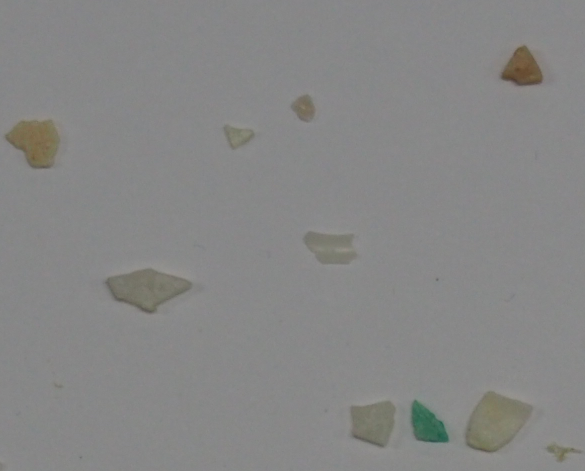
#> input picture data/FRA.png, 1170 x 942 px (shown at 1/2 size)
$ jupyter execute VC_P3_T2.ipynb
#> lines starting #> are read from the running program, lines starting #| are printed output that depends on the picture; after the words box and inside, x2 and y2 are one past the last pixel; in counts of white or black regions, pixels touching at a corner belong together
# Tarea 2

[cell 1]
# Import necessary libraries
import cv2
import numpy as np
import pandas as pd
import matplotlib.pyplot as plt

from sklearn.metrics import confusion_matrix, classification_report

# For visualization
import seaborn as sns

## Load and Preprocess Images:

[cell 2]
# Load the images
# img_fragments = cv2.imread('data/fragment-03-olympus-10-01-2020.JPG')
# img_pellets = cv2.imread('data/pellet-03-olympus-10-01-2020.JPG')
# img_tar = cv2.imread('tdata/ar-03-olympus-10-01-2020.JPG')

img_fragments = cv2.imread('data/FRA.png')
#> img_fragments is the input picture: shape (942, 1170, 3); mean B, G, R 133.5, 134.2, 134.1
img_pellets = cv2.imread('data/PEL.png')
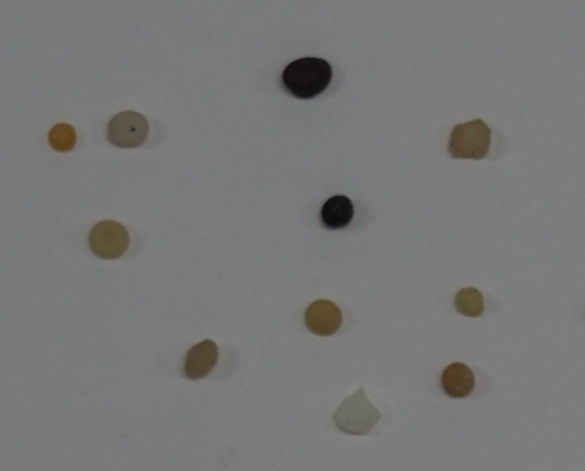
#> input picture data/PEL.png, 1170 x 942 px (shown at 1/2 size)
#> img_pellets is the input picture: shape (942, 1170, 3); mean B, G, R 119.2, 119.7, 119.4
img_tar = cv2.imread('data/TAR.png')
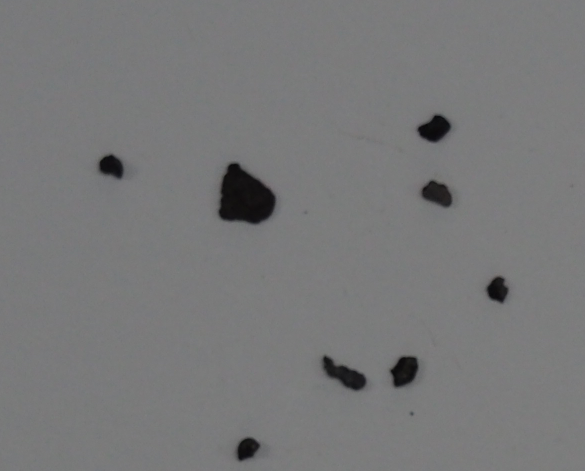
#> input picture data/TAR.png, 1170 x 942 px (shown at 1/2 size)
#> img_tar is the input picture: shape (942, 1170, 3); mean B, G, R 120.5, 119.9, 119.7

# Display the images
plt.figure(figsize=(20,10))
plt.subplot(131)
plt.imshow(cv2.cvtColor(img_fragments, cv2.COLOR_BGR2RGB))
plt.title('Fragments')
plt.subplot(132)
plt.imshow(cv2.cvtColor(img_pellets, cv2.COLOR_BGR2RGB))
plt.title('Pellets')
plt.subplot(133)
plt.imshow(cv2.cvtColor(img_tar, cv2.COLOR_BGR2RGB))
plt.title('Tar')
plt.show()

# Convert images to grayscale
gray_fragments = cv2.cvtColor(img_fragments, cv2.COLOR_BGR2GRAY)
gray_pellets = cv2.cvtColor(img_pellets, cv2.COLOR_BGR2GRAY)
gray_tar = cv2.cvtColor(img_tar, cv2.COLOR_BGR2GRAY)

[cell 3]
# Gaussian Blur to reduce noise and improve thresholding
blur_fragments = cv2.GaussianBlur(gray_fragments, (3, 3), sigmaX=1.0)
blur_pellets = cv2.GaussianBlur(gray_pellets, (3, 3), sigmaX=1.0)
blur_tar = cv2.GaussianBlur(gray_tar, (3, 3), sigmaX=1.0)

### Morphological Opening:

[cell 4]
# Define a kernel for morphological operations
kernel = np.ones((3, 3), np.uint8)

# Apply opening to remove small objects and noise
opening_fragments = cv2.morphologyEx(blur_fragments, cv2.MORPH_OPEN, kernel, iterations=2)
opening_pellets = cv2.morphologyEx(blur_pellets, cv2.MORPH_OPEN, kernel, iterations=2)
opening_tar = cv2.morphologyEx(blur_tar, cv2.MORPH_OPEN, kernel, iterations=2)

# Print the opened images
plt.figure(figsize=(20, 20))
plt.subplot(131)
plt.imshow(opening_fragments, cmap='gray')
plt.title('Opened Fragments')
plt.subplot(132)
plt.imshow(opening_pellets, cmap='gray')
plt.title('Opened Pellets')
plt.subplot(133)
plt.imshow(opening_tar, cmap='gray')
plt.title('Opened Tar')
plt.show()

### Thresholding and Inversion:

[cell 5]
# Apply Otsu's thresholding
_, thresh_fragments = cv2.threshold(opening_fragments, 0, 255, cv2.THRESH_BINARY + cv2.THRESH_OTSU)
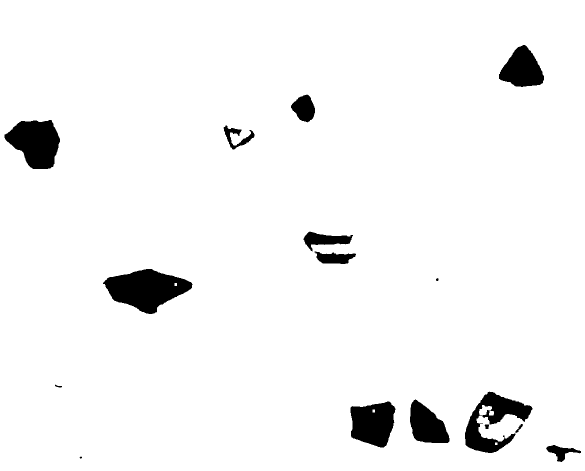
#> thresh_fragments: shape (942, 1170) (shown at 1/2 size); 95.7% white; 16 black regions (1 under 20 px), largest, box (x1, y1, x2, y2) and area: (206, 538, 385, 628) 9602, (9, 240, 120, 338) 7485, (930, 783, 1065, 906) 6966
_, thresh_pellets = cv2.threshold(opening_pellets, 0, 255, cv2.THRESH_BINARY + cv2.THRESH_OTSU)
#> thresh_pellets: shape (942, 1170); 96% white; 11 black regions, largest, box (x1, y1, x2, y2) and area: (558, 112, 666, 200) 7403, (897, 238, 982, 319) 5409, (178, 441, 258, 518) 4844
_, thresh_tar = cv2.threshold(opening_tar, 0, 255, cv2.THRESH_BINARY + cv2.THRESH_OTSU)
#> thresh_tar: shape (942, 1170); 97.7% white; 8 black regions, largest, box (x1, y1, x2, y2) and area: (437, 326, 552, 448) 9902, (645, 712, 733, 781) 2927, (780, 713, 837, 775) 2534

# Invert images (particles should be white)
thresh_fragments = cv2.bitwise_not(thresh_fragments)
thresh_pellets = cv2.bitwise_not(thresh_pellets)
thresh_tar = cv2.bitwise_not(thresh_tar)
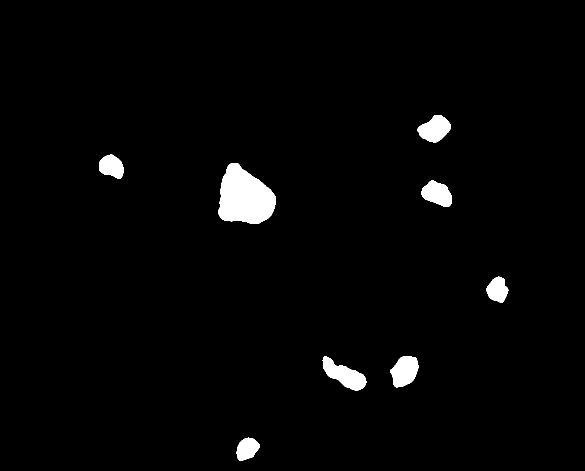
#> thresh_tar: shape (942, 1170) (shown at 1/2 size); 2.3% white; 8 white regions

# Print the thresholded and inverted images
plt.figure(figsize=(20, 20))
plt.subplot(131)
plt.imshow(thresh_fragments, cmap='gray')
plt.title('Thresholded Fragments')
plt.subplot(132)
plt.imshow(thresh_pellets, cmap='gray')
plt.title('Thresholded Pellets')
plt.subplot(133)
plt.imshow(thresh_tar, cmap='gray')
plt.title('Thresholded Tar')
plt.show()

### Contour Detection:

[cell 6]
# Find contours for each image
contours_fragments, _ = cv2.findContours(thresh_fragments, cv2.RETR_EXTERNAL, cv2.CHAIN_APPROX_SIMPLE)
#> contours_fragments = 16 contours, 2 with area under 20; largest, box (x1, y1, x2, y2) and area: (206, 538, 385, 628) 9435, (9, 240, 120, 338) 7330, (930, 783, 1065, 906) 7098, (701, 803, 791, 895) 6142, (998, 90, 1088, 174) 4772
contours_pellets, _ = cv2.findContours(thresh_pellets, cv2.RETR_EXTERNAL, cv2.CHAIN_APPROX_SIMPLE)
#> contours_pellets = 11 contours; largest, box (x1, y1, x2, y2) and area: (558, 112, 666, 200) 7262, (897, 238, 982, 319) 5284, (178, 441, 258, 518) 4730, (215, 222, 296, 296) 4689, (609, 599, 684, 671) 4138
contours_tar, _ = cv2.findContours(thresh_tar, cv2.RETR_EXTERNAL, cv2.CHAIN_APPROX_SIMPLE)
#> contours_tar = 8 contours; box (x1, y1, x2, y2) and area: (437, 326, 552, 448) 9728, (645, 712, 733, 781) 2817, (780, 713, 837, 775) 2448, (835, 230, 902, 285) 2332, (843, 361, 904, 414) 2109, (198, 309, 247, 358) 1660, (973, 553, 1017, 606) 1520, (473, 875, 520, 922) 1462

[cell 7]
# Set a minimum area threshold to filter out noise
min_area = 600
max_area = 20000

# Filter contours based on area
filtered_fragments = [cnt for cnt in contours_fragments if cv2.contourArea(cnt) > min_area and cv2.contourArea(cnt) < max_area]
#> filtered_fragments = 11 contours; largest, box (x1, y1, x2, y2) and area: (206, 538, 385, 628) 9435, (9, 240, 120, 338) 7330, (930, 783, 1065, 906) 7098, (701, 803, 791, 895) 6142, (998, 90, 1088, 174) 4772
filtered_pellets = [cnt for cnt in contours_pellets if cv2.contourArea(cnt) > min_area and cv2.contourArea(cnt) < max_area]
#> filtered_pellets = 10 contours; largest, box (x1, y1, x2, y2) and area: (558, 112, 666, 200) 7262, (897, 238, 982, 319) 5284, (178, 441, 258, 518) 4730, (215, 222, 296, 296) 4689, (609, 599, 684, 671) 4138
filtered_tar = [cnt for cnt in contours_tar if cv2.contourArea(cnt) > min_area and cv2.contourArea(cnt) < max_area]
#> filtered_tar has the same summary as contours_tar

# Print the number of contours before and after filtering
print('Number of fragments contours before filtering:', len(contours_fragments))
#| Number of fragments contours before filtering: 16
print('Number of fragments contours after filtering:', len(filtered_fragments))
#| Number of fragments contours after filtering: 11
print('Number of pellets contours before filtering:', len(contours_pellets))
#| Number of pellets contours before filtering: 11
print('Number of pellets contours after filtering:', len(filtered_pellets))
#| Number of pellets contours after filtering: 10
print('Number of tar contours before filtering:', len(contours_tar))
#| Number of tar contours before filtering: 8
print('Number of tar contours after filtering:', len(filtered_tar))
#| Number of tar contours after filtering: 8

# Create a copy of the original images
fragments_copy = img_fragments.copy()
pellets_copy = img_pellets.copy()
tar_copy = img_tar.copy()

# Draw the filtered contours on the copies
cv2.drawContours(fragments_copy, filtered_fragments, -1, (0, 255, 0), 2)
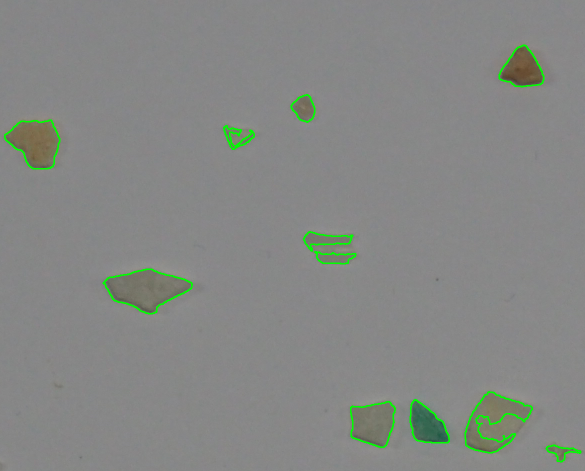
#> fragments_copy: shape (942, 1170, 3) (shown at 1/2 size); 1.01% of pixels changed, all inside (x1, y1, x2, y2) = (8, 89, 1163, 925)
cv2.drawContours(pellets_copy, filtered_pellets, -1, (0, 255, 0), 2)
#> pellets_copy: shape (942, 1170, 3); 0.73% of pixels changed, all inside (x1, y1, x2, y2) = (95, 111, 983, 798)
cv2.drawContours(tar_copy, filtered_tar, -1, (0, 255, 0), 2)
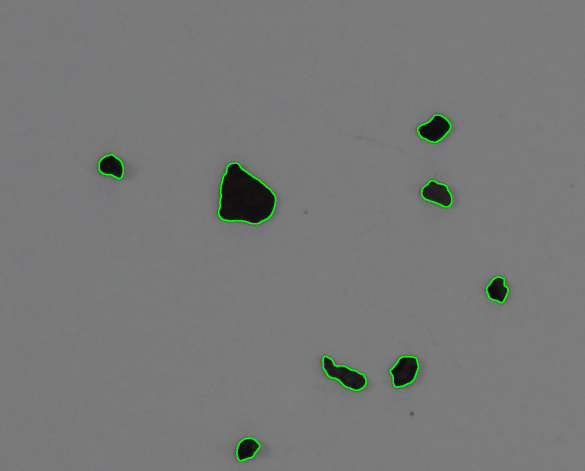
#> tar_copy: shape (942, 1170, 3) (shown at 1/2 size); 0.5% of pixels changed, all inside (x1, y1, x2, y2) = (197, 229, 1018, 923)

# Print max area for each image
print('Max area for fragments:', max([cv2.contourArea(cnt) for cnt in filtered_fragments]))
#| Max area for fragments: 9435.0
print('Max area for pellets:', max([cv2.contourArea(cnt) for cnt in filtered_pellets]))
#| Max area for pellets: 7261.5
print('Max area for tar:', max([cv2.contourArea(cnt) for cnt in filtered_tar]))
#| Max area for tar: 9728.0

# Print the images with the contours
plt.figure(figsize=(20, 20))
plt.subplot(131)
plt.imshow(cv2.cvtColor(fragments_copy, cv2.COLOR_BGR2RGB))
plt.title('Fragments')
plt.subplot(132)
plt.imshow(cv2.cvtColor(pellets_copy, cv2.COLOR_BGR2RGB))
plt.title('Pellets')
plt.subplot(133)
plt.imshow(cv2.cvtColor(tar_copy, cv2.COLOR_BGR2RGB))
plt.title('Tar')
plt.show()

## Feature Extraction

[cell 8]
def extract_features(contour):
    features = {}
    # Area
    area = cv2.contourArea(contour)
    features['area'] = area

    # Perimeter
    perimeter = cv2.arcLength(contour, True)
    features['perimeter'] = perimeter

    # Compactness
    if area != 0:
        compactness = (perimeter ** 2) / area
    else:
        compactness = 0
    features['compactness'] = compactness

    # Bounding rectangle
    x, y, w, h = cv2.boundingRect(contour)
    aspect_ratio = float(w) / h if h != 0 else 0
    features['aspect_ratio'] = aspect_ratio

    # Extent (area ratio)
    rect_area = w * h
    extent = area / rect_area if rect_area != 0 else 0
    features['extent'] = extent

    # Ellipse axes ratio
    if len(contour) >= 5:
        ellipse = cv2.fitEllipse(contour)
        (center, axes, orientation) = ellipse
        major_axis = max(axes)
        minor_axis = min(axes)
        ellipse_axis_ratio = minor_axis / major_axis if major_axis != 0 else 0
        features['ellipse_axis_ratio'] = ellipse_axis_ratio
    else:
        features['ellipse_axis_ratio'] = 0

    return features

[cell 9]
# Initialize a list to store data
data = []

# Process fragments
for contour in filtered_fragments:
    features = extract_features(contour)
    features['label'] = 'Fragment'
    data.append(features)
#> this loop made 11 passes
#> (area in extract_features, perimeter in extract_features, compactness in extract_features, x in extract_features, y in extract_features, w in extract_features, h in extract_features, aspect_ratio in extract_features) on passes 1 to 11: (872.5, 186.5, 39.85, 1092, 890, 70, 34, 2.06), (6142.5, 327.7, 17.49, 701, 803, 90, 92, 0.978), (4378, 280.8, 18.01, 820, 799, 79, 87, 0.908), (7098, 688.2, 66.72, 930, 783, 135, 123, 1.1), (9435, 450.8, 21.54, 206, 538, 179, 90, 1.99), (1243, 204.2, 33.55, 629, 503, 83, 25, 3.32), (1736.5, 263.4, 39.97, 607, 463, 99, 40, 2.48), (856.5, 292, 99.55, 447, 251, 62, 48, 1.29), (7330, 355.2, 17.21, 9, 240, 111, 98, 1.13), (1712.5, 165.9, 16.08, 582, 189, 48, 56, 0.857), (4772.5, 284.8, 17, 998, 90, 90, 84, 1.07)
#> after the loop, data = 11 items

# Process pellets
for contour in filtered_pellets:
    features = extract_features(contour)
    features['label'] = 'Pellet'
    data.append(features)
#> this loop made 10 passes
#> (area in extract_features, perimeter in extract_features, compactness in extract_features, x in extract_features, y in extract_features, w in extract_features, h in extract_features, aspect_ratio in extract_features) on passes 1 to 10: (3774, 231.1, 14.16, 881, 725, 69, 72, 0.958), (3938, 244.8, 15.22, 367, 679, 69, 80, 0.863), (4138, 242, 14.15, 609, 599, 75, 72, 1.04), (2541, 194, 14.82, 909, 575, 58, 58, 1), (4730, 260.8, 14.38, 178, 441, 80, 77, 1.04), (4059.5, 242.6, 14.49, 637, 388, 73, 74, 0.986), (2492, 188.5, 14.26, 96, 246, 57, 58, 0.983), (5283.5, 283.4, 15.2, 897, 238, 85, 81, 1.05), (4689, 259.1, 14.32, 215, 222, 81, 74, 1.09), (7261.5, 326.1, 14.65, 558, 112, 108, 88, 1.23)
#> after the loop, data = 21 items

# Process tar
for contour in filtered_tar:
    features = extract_features(contour)
    features['label'] = 'Tar'
    data.append(features)
#> this loop made 8 passes
#> (area in extract_features, perimeter in extract_features, compactness in extract_features, x in extract_features, y in extract_features, w in extract_features, h in extract_features, aspect_ratio in extract_features) on passes 1 to 8: (1461.5, 150.6, 15.52, 473, 875, 47, 47, 1), (2448, 196.5, 15.77, 780, 713, 57, 62, 0.919), (2817, 256.9, 23.43, 645, 712, 88, 69, 1.28), (1520, 156, 16.02, 973, 553, 44, 53, 0.83), (2109, 185.3, 16.29, 843, 361, 61, 53, 1.15), (9728, 399.8, 16.43, 437, 326, 115, 122, 0.943), (1659.5, 159.8, 15.38, 198, 309, 49, 49, 1), (2331.5, 191.4, 15.71, 835, 230, 67, 55, 1.22)
#> after the loop, data = 29 items

# Create a DataFrame
df = pd.DataFrame(data)
#> df = table of 29 rows and 7 columns

[cell 10]
from scipy import stats

# Calculate the Z-scores for each feature
z_scores = np.abs(stats.zscore(df.select_dtypes(include=[np.number])))
#> z_scores = 29 rows, first 6: [1.24, 0.725, 0.921, 1.53, 2.17, 1.53], [0.93, 0.589, 0.302, 0.471, 0.74, 1.01], [0.204, 0.152, 0.273, 0.6, 0.0735, 1.12], [1.32, 3.94, 2.39, 0.25, 1.7, 0.145], [2.28, 1.73, 0.0801, 1.4, 0.471, 1.27], [1.08, 0.56, 0.577, 3.85, 0.368, 2.48]

# Set a threshold for identifying outliers
threshold = 3

# Filter out rows that have Z-scores above the threshold
df_clean = df[(z_scores < threshold).all(axis=1)]
#> df_clean = table of 26 rows and 7 columns
df_clean = df
#> df_clean = table of 29 rows and 7 columns

[cell 11]
# Display first few rows
# print(df_clean.head())

# Statistical summary
print(df_clean.describe())
#> (printed output is left out)

# Visualize feature distribution
sns.pairplot(df_clean, hue='label')
plt.show()

[cell 12]
import matplotlib.pyplot as plt
import seaborn as sns

# Lista de características
features = ['area', 'perimeter', 'compactness', 'aspect_ratio', 'extent', 'ellipse_axis_ratio']

# Iterar a través de las características en pares
for i in range(0, len(features), 2):
    plt.figure(figsize=(10, 4))

    # Primera característica del par
    plt.subplot(1, 2, 1)
    sns.boxplot(x='label', y=features[i], data=df_clean)
    plt.title(f'Distribution of {features[i]}')

    # Segunda característica del par, si existe
    if i + 1 < len(features):
        plt.subplot(1, 2, 2)
        sns.boxplot(x='label', y=features[i + 1], data=df_clean)
        plt.title(f'Distribution of {features[i + 1]}')

    plt.show()

[cell 13]
# Calculate mean and std per class
grouped = df_clean.groupby('label').agg(['mean', 'std'])
#> grouped = table of 3 rows and 12 columns
print(grouped)
#> (printed output is left out)

[cell 14]
def classifier(features):
    # Extract feature values
    compactness = features['compactness']
    aspect_ratio = features['aspect_ratio']
    ellipse_axis_ratio = features['ellipse_axis_ratio']
    extent = features['extent']

    # Thresholds based on feature distributions (adjusted to avoid overlap)
    compactness_fragment_threshold = 25  # Fragment has a higher compactness (mean ~35.18), threshold set lower
    compactness_pellet_threshold = 15    # Pellet’s compactness (mean ~14.56), slightly above for clean separation
    extent_pellet_threshold = 0.74       # Pellet has a higher extent mean (~0.758), so threshold at 0.74
    extent_fragment_threshold = 0.54     # Fragment’s extent (mean ~0.548) with some margin
    ellipse_axis_ratio_pellet_threshold = 0.8  # Pellet’s ellipse axis ratio mean (~0.887)
    aspect_ratio_fragment_threshold = 1.4  # Fragment’s aspect ratio (mean ~1.56), significant separation

    # Classification logic
    if compactness > compactness_fragment_threshold:
        return 'Fragment'
    elif compactness > compactness_pellet_threshold:
        if extent > extent_pellet_threshold:
            return 'Pellet'
        else:
            return 'Tar'
    else:
        if ellipse_axis_ratio > ellipse_axis_ratio_pellet_threshold:
            return 'Pellet'
        elif aspect_ratio > aspect_ratio_fragment_threshold and extent > extent_fragment_threshold:
            return 'Fragment'
        else:
            return 'Tar'

[cell 15]
# Apply the classifier to each particle
df.loc[:, 'predicted'] = df.apply(classifier, axis=1)

# Actual labels
y_true = df['label']
# Predicted labels
y_pred = df['predicted']

# Print the labels
# print(y_true.head())
# print(y_pred.head())

# Compute confusion matrix
cm = confusion_matrix(y_true, y_pred, labels=['Fragment', 'Pellet', 'Tar'])
#> cm = [[5, 1, 5], [0, 8, 2], [0, 0, 8]]

# Visualize the confusion matrix
plt.figure(figsize=(8, 6))
sns.heatmap(cm, annot=True, fmt='d', xticklabels=['Fragment', 'Pellet', 'Tar'], yticklabels=['Fragment', 'Pellet', 'Tar'], cmap='Blues')
plt.xlabel('Predicted Label')
plt.ylabel('True Label')
plt.title('Confusion Matrix')
plt.show()
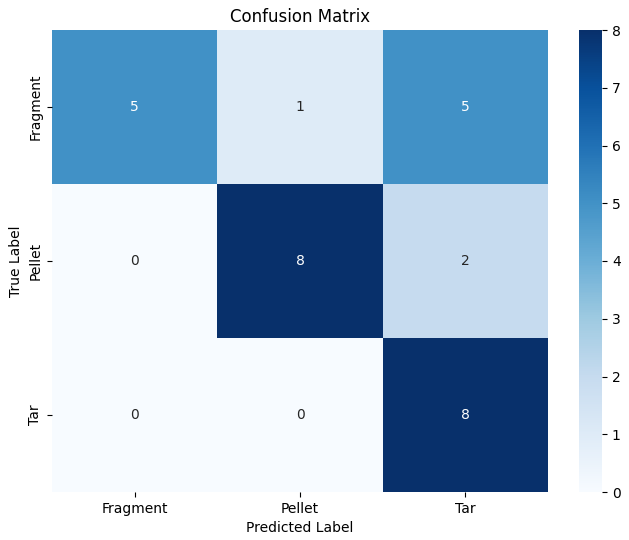
#> figure drawn by matplotlib, 2 panels

# Print classification report
print(classification_report(y_true, y_pred))
#|               precision    recall  f1-score   support
#|     Fragment       1.00      0.45      0.62        11
#|       Pellet       0.89      0.80      0.84        10
#|          Tar       0.53      1.00      0.70         8
#|     accuracy                           0.72        29
#|    macro avg       0.81      0.75      0.72        29
#| weighted avg       0.83      0.72      0.72        29

[cell 16]
# Function to classify and visualize particles in an image
def classify_and_visualize(original_img, contours, title):
#> called with title = 'Fragments'
    img_output = original_img.copy()
    for contour in contours:
        # Extract features
        features = extract_features(contour)

        # Predict the label using manual classifier
        predicted_label = classifier(features)

        # Get bounding box coordinates
        x, y, w, h = cv2.boundingRect(contour)

        # Draw rectangle and label
        cv2.rectangle(img_output, (x, y), (x + w, y + h), (0, 255, 0), 2)
        cv2.putText(img_output, predicted_label, (x, y - 10),
                    cv2.FONT_HERSHEY_SIMPLEX, 0.5, (0, 255, 0), 1)
#> this loop made 11 passes
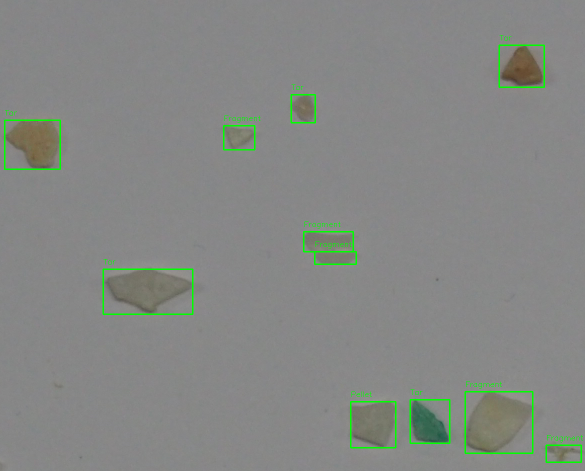
#> img_output: shape (942, 1170, 3) (shown at 1/2 size); 1.08% of pixels changed, all inside (x1, y1, x2, y2) = (8, 70, 1166, 926)

    # Convert BGR to RGB for plotting
    img_rgb = cv2.cvtColor(img_output, cv2.COLOR_BGR2RGB)

    # Display the image
    plt.figure(figsize=(10, 8))
    plt.imshow(img_rgb)
    plt.axis('off')
    plt.title('Classification Results - ' + title)
    plt.show()

[cell 17]
# Visualize results on the fragments image
classify_and_visualize(img_fragments, filtered_fragments, 'Fragments')

# Visualize results on the pellets image
classify_and_visualize(img_pellets, filtered_pellets, 'Pellets')
#> call 2 of classify_and_visualize, with title = 'Pellets'
#> the loop in classify_and_visualize (call 2), `for contour in contours:` made 10 passes
#> after the loop in classify_and_visualize (call 2), `for contour in contours:`:
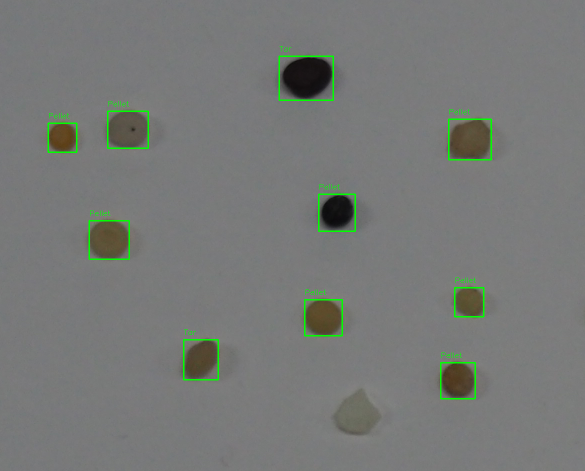
#> img_output: shape (942, 1170, 3) (shown at 1/2 size); 0.9% of pixels changed, all inside (x1, y1, x2, y2) = (95, 92, 984, 799)

# Visualize results on the tar image
classify_and_visualize(img_tar, filtered_tar, 'Tars')
#> call 3 of classify_and_visualize, with title = 'Tars'
#> the loop in classify_and_visualize (call 3), `for contour in contours:` made 8 passes
#> after the loop in classify_and_visualize (call 3), `for contour in contours:`:
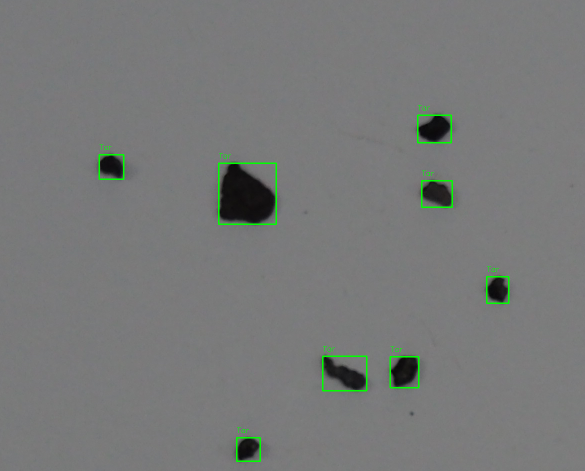
#> img_output: shape (942, 1170, 3) (shown at 1/2 size); 0.6% of pixels changed, all inside (x1, y1, x2, y2) = (197, 210, 1019, 924)
